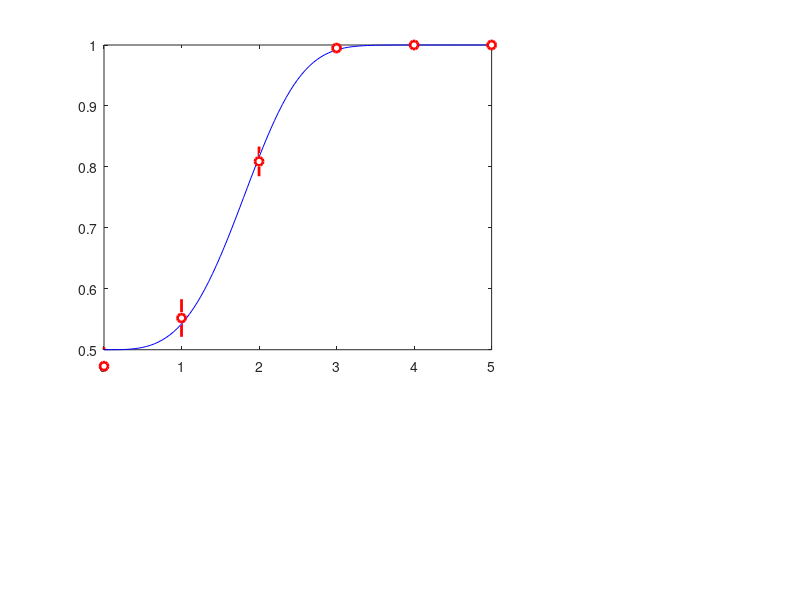
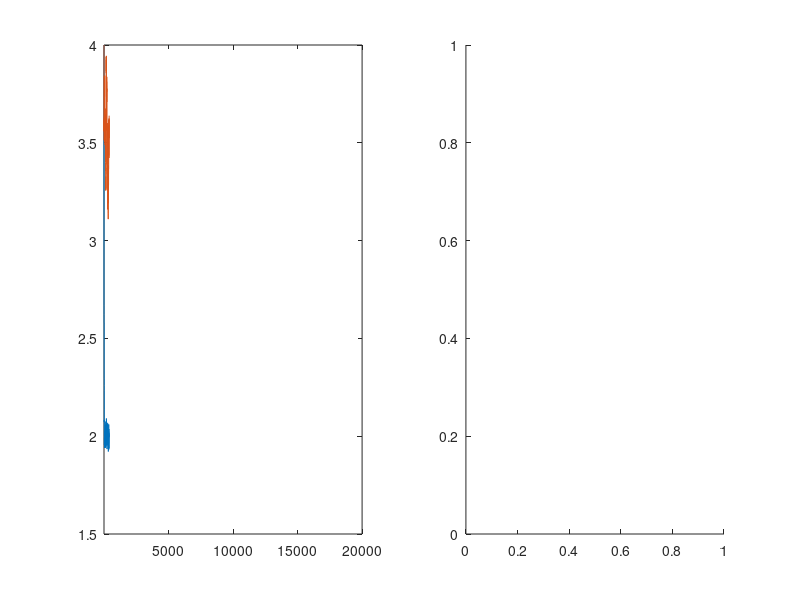

Source code (MATLAB) for these figures, in order: (Note: this script raises an error after producing the figures.)
%% Markov Chain Monte Carlo
% Certainly the most popular Monte Carlo algorithm is Markov chain Monte
% Carlo (MCMC).  MCMC is a method of drawing samples from a gradually
% changing distribution.  At each point, the distribution isn't quite
% right, but over many samples it is.  There are many variations on MCMC.
% We will focus on a simple one called _Metropolis sampling._
%
%% Likelihood functions
% Throughout, the distribution from which we want to sample will be a
% probability distribution over some unknown quantity.  We want to know,
% for example, the probability that some *X* is greater than 0.
%
%% Metropolis
%
%% Markov Chain Monte Carlo (MCMC) simulation
clear
close all
rng(1)

%% Simulate some psychometric data

truth    =  [2, 3.5];

fprintf(' > truth:     (%.1f, %.1f)\n', truth)

pfcn     =  @(x,p) wblcdf(x,p(1),p(2)) * 0.5 + 0.5;

N        =  1000;
stimuli  =  0:5;
prob     =  pfcn(stimuli, truth);

correct  =  binornd(N, prob);
rate     =  correct/N;

se       =  sqrt((rate .* (1 - rate))./N);

xax      =  linspace(0, 5, 101);
yax      =  pfcn(xax, truth);

subplot(3, 3, [1:2 4:5])
plot(xax, yax, 'b-', ...
    stimuli, rate, 'ro', ...
    'linewidth', 2, ...
    'clipping', 'off', ...
    'markerfacecolor', 'w')
ylim([.5 1])


line([stimuli; stimuli], rate + 1.96 * [se; -se], -[correct; correct], ...
    'linew', 2, 'color', 'r')

f1 = gcf();


%% Set up likelihood, prior, and posterior

logbinopdf     =  @(c,n,p) log(binopdf(c,n,p));

loglikelihood  =  @(x) sum(logbinopdf(correct, N, pfcn(stimuli, x)));

deviance       =  @(x) -2 * loglikelihood(x);

startingPoint  =  [4, 4]';

guess          =  fminsearch(deviance, startingPoint);

fprintf(' > guess:     (%.1f, %.1f)\n', guess)

logprior       =  @(x) -sum(x);   % log of exppdf(x,1)

logposterior   =  @(x) logprior(x) + loglikelihood(x);  % without scaling


%% Markov chain Monte Carlo

proposal =  @(x,s) x + randn(2,1) * s;

sigma    =  0.5;
n_iter   =  20000;

samples  =  nan(2, n_iter);
heights  =  nan(1, n_iter);

cur_h    =  logposterior(startingPoint);

heights(1)     =  cur_h;
samples(:, 1)  =  startingPoint;

tic
h = waitbar(0, 'Sampling...');

f2 = figure();
for m = 2:n_iter
    proposed = proposal(samples(:, m-1), sigma);
    new_h = logposterior(proposed);

    if isnan(new_h)||~isreal(new_h), new_h = -Inf; end
    
    if new_h > cur_h || log(rand) < min(new_h - cur_h, 0)
        samples(:, m) = proposed;
        cur_h = new_h;
    else
        samples(:, m) = samples(:, m-1);
    end

    sigma = 0.1;
    
    heights(m) = cur_h;

    if ~mod(m,n_iter/50)
        waitbar(m/n_iter, h)
        
        figure(f2);
        subplot(1,2,1);  
            plot(1:n_iter, samples')
            xlim([1,n_iter])
        drawnow
        
        subplot(1,2,2);  
            histogram(samples(1,:), 21, 'FaceColor', [0 .5 1])
            hold on
            histogram(samples(2,:), 21, 'FaceColor', [1 .5 0])
            hold off
        drawnow
    end
end
close(h)
toc


%% More figures

figure(f1)
A = samples(1,101:end);
B = samples(2,101:end);

estimate = mean([A(:) B(:)]);
post_std = std([A(:) B(:)]);
fprintf(' > estimate:  (%.1f, %.1f) +/- (%.2f, %.2f)\n', estimate, post_std)

subplot(3,3,3), plot(A, B, '.');

subplot(3,3,7), plot(101:n_iter, A); xlim([1 n_iter])
subplot(3,3,8), plot(101:n_iter, B); xlim([1 n_iter])

subplot(3,3,6), histogram(A, 51, 'edgecolor', 'none')
subplot(3,3,9), histogram(B, 51, 'edgecolor', 'none')
subplot(3, 3, [1:2 4:5])

line(xax, pfcn(xax, estimate), ...
    'linestyle', '--', ...
    'color', [1 .5 0], ...
    'linewidth', 2, ...
    'clipping', 'off')


%%   Deriving Bayesian credible intervals for model parameters

fprintf(' > Parameter A is between %.2f and %.2f.\n', ...
    prctile(A, [0.025 0.975]*100))
fprintf(' > Parameter B is between %.2f and %.2f.\n', ...
    prctile(B, [0.025 0.975]*100))


